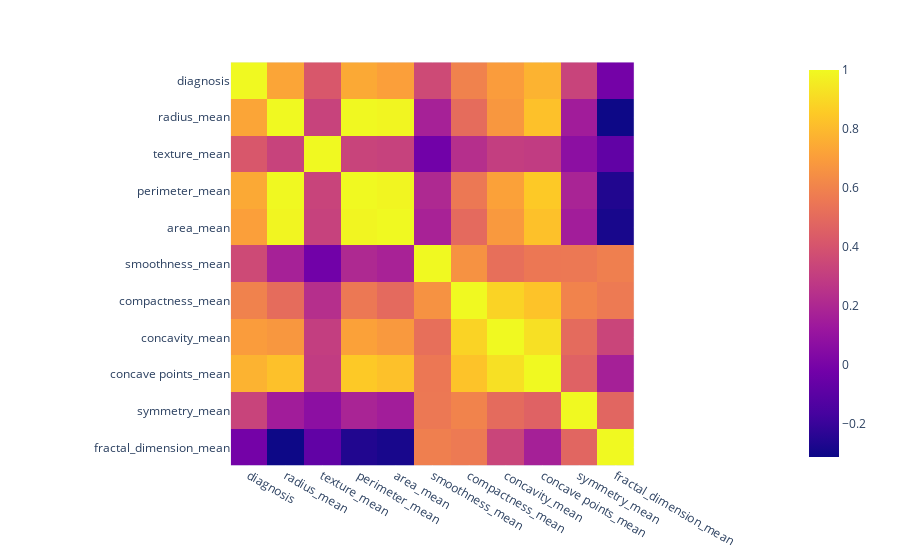

Notebook code for this chart:
### Code cell
plt.figure(figsize=(15, 10))

fig = px.imshow(df[cols].corr());
fig.show()

### Figure 1 — Plotly figure (JSON) as saved in the notebook; plotly's stock layout.template omitted (floating-point values rounded to 4 significant figures)
{"data": [{"coloraxis": "coloraxis", "hovertemplate": "x: %{x}<br>y: %{y}<br>color: %{z}<extra></extra>", "name": "0", "type": "heatmap", "x": ["diagnosis", "radius_mean", "texture_mean", "perimeter_mean", "area_mean", "smoothness_mean", "compactness_mean", "concavity_mean", "concave points_mean", "symmetry_mean", "fractal_dimension_mean"], "xaxis": "x", "y": ["diagnosis", "radius_mean", "texture_mean", "perimeter_mean", "area_mean", "smoothness_mean", "compactness_mean", "concavity_mean", "concave points_mean", "symmetry_mean", "fractal_dimension_mean"], "yaxis": "y", "z": [[1, 0.73, 0.4152, 0.7426, 0.709, 0.3586, 0.5965, 0.6964, 0.7766, 0.3305, -0.01284], [0.73, 1, 0.3238, 0.9979, 0.9874, 0.1706, 0.5061, 0.6768, 0.8225, 0.1477, -0.3116], [0.4152, 0.3238, 1, 0.3295, 0.3211, -0.02339, 0.2367, 0.3024, 0.2935, 0.0714, -0.07644], [0.7426, 0.9979, 0.3295, 1, 0.9865, 0.2073, 0.5569, 0.7161, 0.851, 0.183, -0.2615], [0.709, 0.9874, 0.3211, 0.9865, 1, 0.177, 0.4985, 0.686, 0.8233, 0.1513, -0.2831], [0.3586, 0.1706, -0.02339, 0.2073, 0.177, 1, 0.6591, 0.522, 0.5537, 0.5578, 0.5848], [0.5965, 0.5061, 0.2367, 0.5569, 0.4985, 0.6591, 1, 0.8831, 0.8311, 0.6026, 0.5654], [0.6964, 0.6768, 0.3024, 0.7161, 0.686, 0.522, 0.8831, 1, 0.9214, 0.5007, 0.3368], [0.7766, 0.8225, 0.2935, 0.851, 0.8233, 0.5537, 0.8311, 0.9214, 1, 0.4625, 0.1669], [0.3305, 0.1477, 0.0714, 0.183, 0.1513, 0.5578, 0.6026, 0.5007, 0.4625, 1, 0.4799], [-0.01284, -0.3116, -0.07644, -0.2615, -0.2831, 0.5848, 0.5654, 0.3368, 0.1669, 0.4799, 1]]}], "layout": {"coloraxis": {"colorscale": [[0, "#0d0887"], [0.1111, "#46039f"], [0.2222, "#7201a8"], [0.3333, "#9c179e"], [0.4444, "#bd3786"], [0.5556, "#d8576b"], [0.6667, "#ed7953"], [0.7778, "#fb9f3a"], [0.8889, "#fdca26"], [1, "#f0f921"]]}, "margin": {"t": 60}, "xaxis": {"anchor": "y", "constrain": "domain", "domain": [0, 1], "scaleanchor": "y"}, "yaxis": {"anchor": "x", "autorange": "reversed", "constrain": "domain", "domain": [0, 1]}}}
